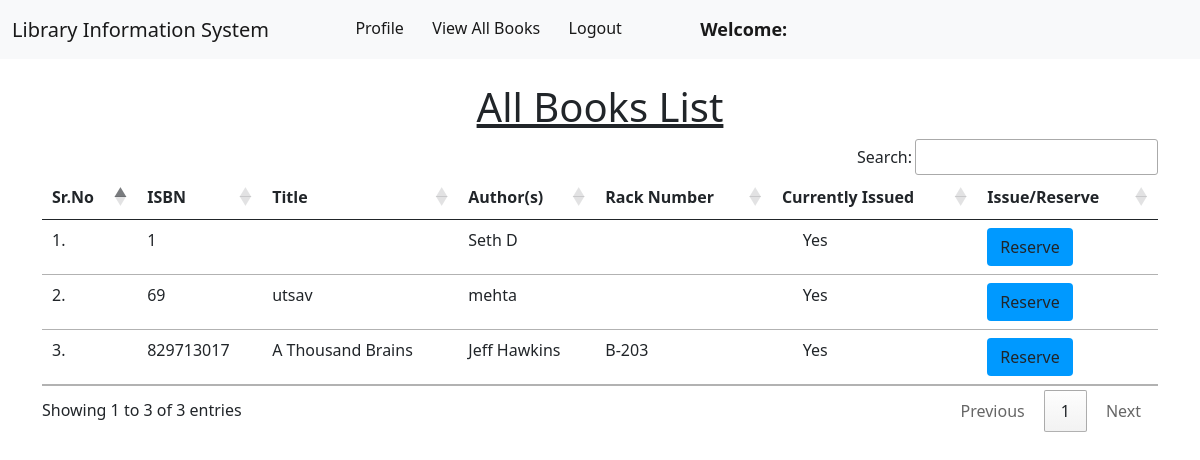
The page /member/view_books/ on the database as committed earlier.
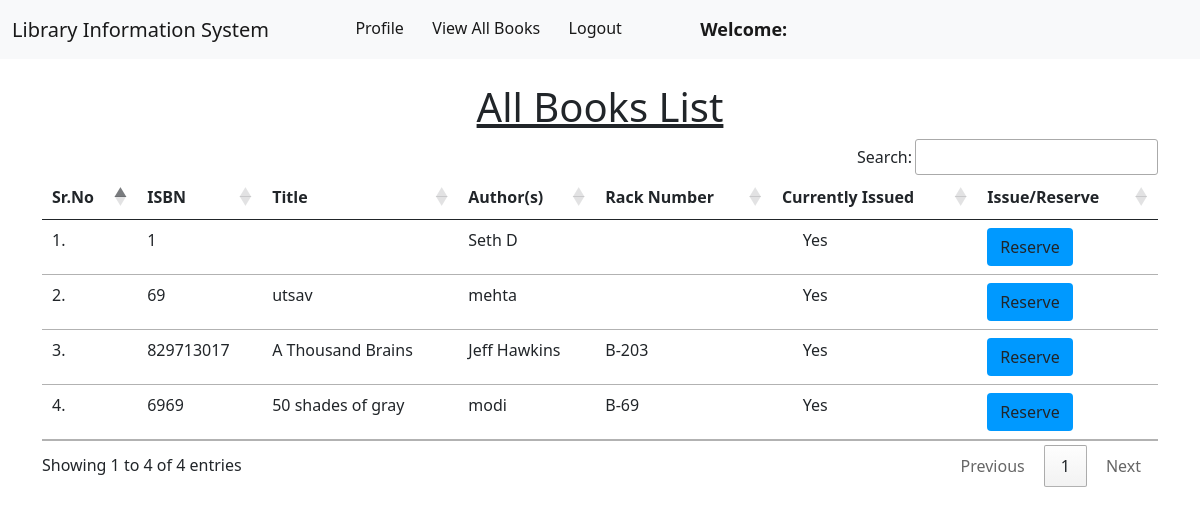
The same page on the database as committed later.
### book/models.py (models this page shows, shortened)
class Book(models.Model):
    title = models.CharField(max_length=200)
    author = models.CharField(max_length=200)
    isbn = models.CharField(max_length= 15)
    rack_number = models.CharField(max_length= 10)
    issue_date = models.DateField(null= True)
    date_added = models.DateField(null=True)
    issue_member = models.ForeignKey("member.Member", on_delete = models.SET_NULL, null = True)

### member/views.py (the view)
# urls.py: path("view_books/", views.view_books, name="view_books"),
def view_books(request):
    books = Book.objects.all()
    return render(request, "member/view_books.html", {'books' :books})

### member/templates/member/view_books.html (shortened to what this page needs)
{% extends 'member/member_navbar.html' %}
{% load static %}
{% block body %}
<div class="container mt-4">
    <h1 class="text-center"><u>All Books List</u></h1>
    <table class="table table-hover" id="example">
        <thead>
            <tr>
                <th>Sr.No</th>
                <th>ISBN</th>
                <th>Title</th>
                <th>Author(s)</th>
                <th>Rack Number</th>
                <th>Currently Issued</th>
                <th>Issue/Reserve</th>
            </tr>
        </thead>
        <tbody>
            {% for book in books %}
            <tr>
                <td>{{forloop.counter}}.</td>
                <td>{{book.isbn}}</td>
                <td>{{book.title}}</td>
                <td>{{book.author}}</td>
                <td>{{book.rack_number}}</td>
                {% if book.issue_date is "" or book.issue_date is null %}
                    <td>&nbsp;&nbsp;&nbsp;&nbsp;&nbsp;No</td>
                    <td><a href="/member/issue_book/{{book.id}}/" class="btn btn-issue" onclick="return confirm('Are you sure you want to Issue this book?')">Issue</a></td>
                {% else %}
                    <td>&nbsp;&nbsp;&nbsp;&nbsp;&nbsp;Yes</td>
                    <td><a href="/member/reserve_book/{{book.id}}/" class="btn btn-reserve" onclick="return confirm('Are you sure you want to Reserve this book?')">Reserve</a></td>
                {% endif %}
            </tr>
            {% endfor %}
        </tbody>
    </table>
    </div>
{% endblock %}

Rows that differ between the two databases and show on the page:
added Book: isbn "6969", title "50 shades of gray", author "modi", rack_number "B-69"
Other text that changed with them:
text written by a page script: "Search: Showing 1 to 3 of 3 entries Previous 1 Next" → "Search: Showing 1 to 4 of 4 entries Previous 1 Next"
